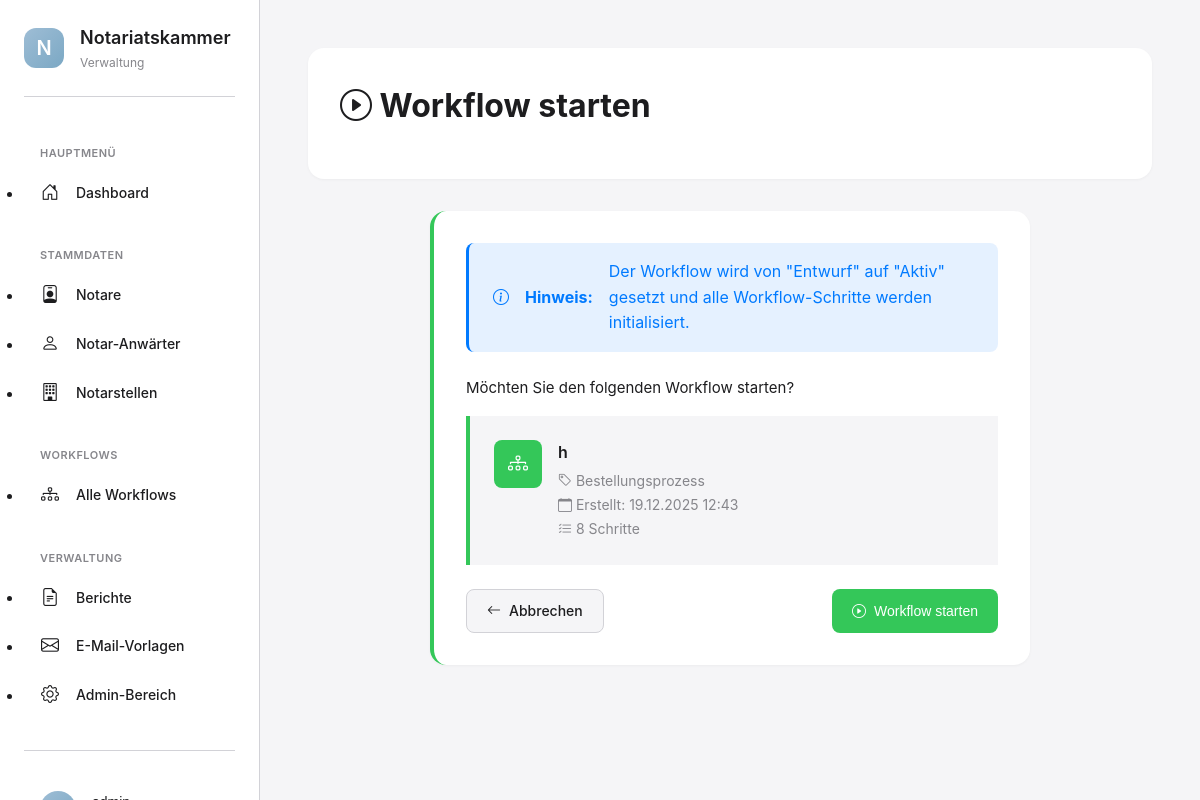
The page /workflows/1/starten/ (signed in) on the database its author committed.
### apps/workflows/models.py (models this page shows, shortened)
class WorkflowInstanz(ZeitstempelModel):
    STATUS_CHOICES = [
        ('entwurf', 'Entwurf'),
        ('aktiv', 'Aktiv'),
        ('archiviert', 'Archiviert'),
    ]
    workflow_typ = models.ForeignKey(
        WorkflowTyp,
        on_delete=models.PROTECT,
        related_name='instanzen',
        verbose_name='Workflow-Typ'
    )
    name = models.CharField(
        max_length=200,
        verbose_name='Name',
        help_text='Beschreibender Name für diese Workflow-Instanz'
    )
    status = models.CharField(
        max_length=20,
        choices=STATUS_CHOICES,
        default='entwurf',
        verbose_name='Status'
    )
    erstellt_von = models.ForeignKey(
        settings.AUTH_USER_MODEL,
        on_delete=models.PROTECT,
        related_name='erstellte_workflows',
        verbose_name='Erstellt von'
    )
    archiviert_am = models.DateTimeField(
        null=True,
        blank=True,
        verbose_name='Archiviert am'
    )
    betroffene_person = models.ForeignKey(
        NotarAnwaerter,
        on_delete=models.PROTECT,
        null=True,
        blank=True,
        related_name='workflows',
        verbose_name='Betroffene Person',
        help_text='Notar-Anwärter, der betroffen ist (z.B. bei Bestellungsprozess)'
    )
    notizen = models.TextField(
        blank=True,
        verbose_name='Notizen'
    )
    class Meta:
        verbose_name = 'Workflow-Instanz'
        verbose_name_plural = 'Workflow-Instanzen'
        ordering = ['-erstellt_am']

class WorkflowTyp(ZeitstempelModel):
    name = models.CharField(
        max_length=200,
        unique=True,
        verbose_name='Name',
        help_text='Name des Workflow-Typs'
    )
    beschreibung = models.TextField(
        blank=True,
        verbose_name='Beschreibung',
        help_text='Detaillierte Beschreibung des Workflows'
    )
    ist_aktiv = models.BooleanField(
        default=True,
        verbose_name='Ist aktiv',
        help_text='Kann dieser Workflow-Typ für neue Instanzen verwendet werden?'
    )
    class Meta:
        verbose_name = 'Workflow-Typ'
        verbose_name_plural = 'Workflow-Typen'
        ordering = ['name']
    def schritte_anzahl(self):
        return self.schritte.count()

### apps/workflows/views.py (the view, shortened to what this page needs)
# urls.py: path('workflows/<int:workflow_id>/starten/', views.workflow_starten_view, name='workflow_starten'),
@login_required
def workflow_starten_view(request, workflow_id):
    workflow = get_object_or_404(WorkflowInstanz, id=workflow_id)
    context = {
        'workflow': workflow,
    }
    return render(request, 'workflows/workflow_starten.html', context)

### templates/workflows/workflow_starten.html (shortened to what this page needs)
{% extends 'base_modern.html' %}
{% load static %}
{% block content %}
<div class="page-header">
    <div class="page-header-top">
        <div>
            <h1 class="page-title">
                <i class="bi bi-play-circle"></i> Workflow starten
            </h1>
        </div>
    </div>
</div>
<div style="max-width: 600px; margin: 0 auto;">
    <div class="card" style="border-left: 4px solid var(--success);">
        <div class="card-body">
            <div class="alert alert-info" style="margin-bottom: var(--spacing-lg);">
                <i class="bi bi-info-circle"></i>
                <strong>Hinweis:</strong> Der Workflow wird von "Entwurf" auf "Aktiv" gesetzt und alle Workflow-Schritte werden initialisiert.
            </div>
            <p style="margin-bottom: var(--spacing-md); font-size: 15px;">
                Möchten Sie den folgenden Workflow starten?
            </p>
            <div style="padding: var(--spacing-lg); background: var(--bg-primary); border-radius: var(--border-radius); margin-bottom: var(--spacing-lg); border-left: 4px solid var(--success);">
                <div style="display: flex; align-items: start; gap: var(--spacing-md);">
                    <div style="width: 48px; height: 48px; border-radius: 8px; background: linear-gradient(135deg, var(--success), #34C759); display: flex; align-items: center; justify-content: center; color: white; font-size: 20px; flex-shrink: 0;">
                        <i class="bi bi-diagram-3"></i>
                    </div>
                    <div style="flex: 1;">
                        <div style="font-weight: 600; font-size: 16px; margin-bottom: 4px;">
                            {{ workflow.name }}
                        </div>
                        <div style="font-size: 14px; color: var(--text-secondary); margin-bottom: 2px;">
                            <i class="bi bi-tag"></i> {{ workflow.workflow_typ.name }}
                        </div>
                        <div style="font-size: 14px; color: var(--text-secondary); margin-bottom: 2px;">
                            <i class="bi bi-calendar"></i> Erstellt: {{ workflow.erstellt_am|date:"d.m.Y H:i" }}
                        </div>
                        {% if workflow.workflow_typ.schritte_anzahl %}
                        <div style="font-size: 14px; color: var(--text-secondary);">
                            <i class="bi bi-list-check"></i> {{ workflow.workflow_typ.schritte_anzahl }} Schritte
                        </div>
                        {% endif %}
                    </div>
                </div>
            </div>
            <form method="post">
                <div style="display: flex; justify-content: space-between; gap: var(--spacing-md);">
                    <a href="{% url 'workflow_detail' workflow.id %}" class="btn btn-secondary">
                        <i class="bi bi-arrow-left"></i> Abbrechen
                    </a>
                    <button type="submit" class="btn btn-success">
                        <i class="bi bi-play-circle"></i> Workflow starten
                    </button>
                </div>
            </form>
        </div>
    </div>
</div>
{% endblock %}

### static/css/modern-style.css (style rules this page uses)
:root { --primary-color: #9EBDD5; --secondary-blue: #9EBDD5; --bg-primary: #F5F5F7; --bg-secondary: #FFFFFF; --text-primary: #1D1D1F; --text-secondary: #86868B; --border-color: #D2D2D7; --success: #34C759; --warning: #FF9500; --danger: #FF3B30; --info: #007AFF; --shadow-sm: 0 1px 3px rgba(0, 0, 0, 0.04); --shadow-md: 0 4px 6px rgba(0, 0, 0, 0.07); --shadow-lg: 0 10px 15px rgba(0, 0, 0, 0.1); --spacing-xs: 0.25rem; --spacing-sm: 0.5rem; --spacing-md: 1rem; --spacing-lg: 1.5rem; --spacing-xl: 2rem; --spacing-2xl: 3rem; --radius-sm: 8px; --radius-md: 12px; --radius-lg: 16px; --radius-xl: 20px; }
* { margin: 0; padding: 0; box-sizing: border-box; }
body { font-family: -apple-system, BlinkMacSystemFont, 'Segoe UI', 'Roboto', 'Helvetica', 'Arial', sans-serif; background-color: var(--bg-primary); color: var(--text-primary); line-height: 1.6; font-size: 16px; -webkit-font-smoothing: antialiased; -moz-osx-font-smoothing: grayscale; }
.page-header { background: var(--bg-secondary); border-radius: var(--radius-lg); padding: var(--spacing-xl); margin-bottom: var(--spacing-xl); box-shadow: var(--shadow-sm); }
.page-header-top { display: flex; justify-content: space-between; align-items: center; margin-bottom: var(--spacing-md); }
.page-title { font-size: 32px; font-weight: 700; color: var(--text-primary); margin: 0; }
.btn { display: inline-flex; align-items: center; gap: var(--spacing-sm); padding: 10px 20px; border: none; border-radius: var(--radius-sm); font-size: 14px; font-weight: 500; cursor: pointer; text-decoration: none; transition: all 0.2s ease; white-space: nowrap; }
.btn-secondary { background: var(--bg-primary); color: var(--text-primary); border: 1px solid var(--border-color); }
.btn-success { background: var(--success); color: white; }
.card { background: var(--bg-secondary); border-radius: var(--radius-lg); padding: var(--spacing-xl); box-shadow: var(--shadow-sm); margin-bottom: var(--spacing-lg); transition: all 0.2s ease; }
.card-body { color: var(--text-primary); }
.alert { padding: var(--spacing-md) var(--spacing-lg); border-radius: var(--radius-sm); margin-bottom: var(--spacing-md); display: flex; align-items: center; gap: var(--spacing-md); }
.alert-info { background: rgba(0, 122, 255, 0.1); color: var(--info); border-left: 3px solid var(--info); }

### rows shown on the page
WorkflowInstanz: name "h", workflow_typ.name "Bestellungsprozess", erstellt_am "19.12.2025 12:43", workflow_typ.schritte_anzahl "8"
